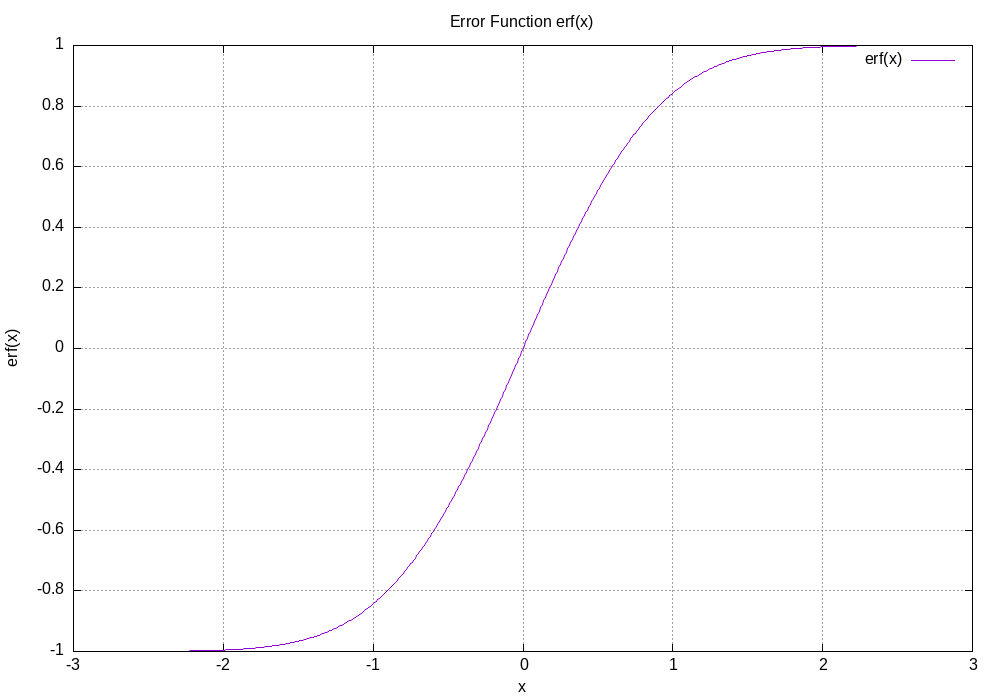

Recreate this plot in gnuplot.
set terminal png size 1000,700
set output "erf_plot.png"

set title "Error Function erf(x)"
set xlabel "x"
set ylabel "erf(x)"

set grid

plot "erf_data.txt" using 1:2 with lines title "erf(x)"
